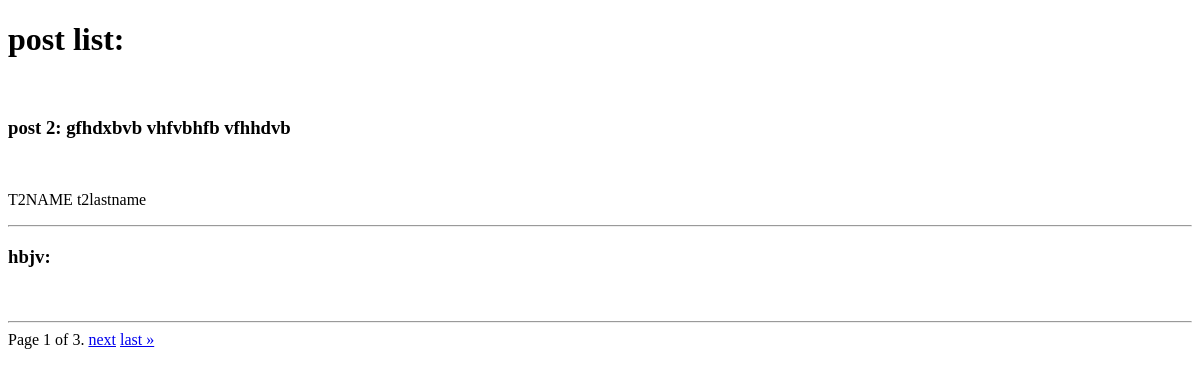
Page /blog/post/ (signed in) on the earlier database version.
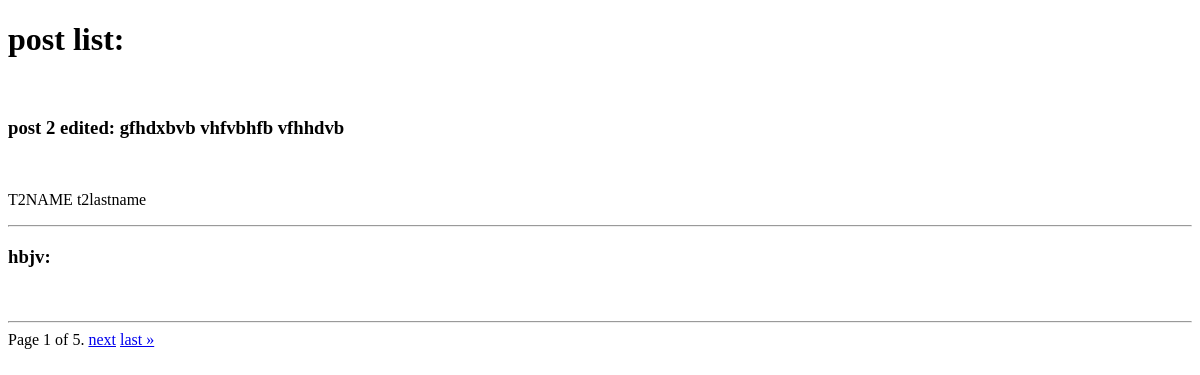
Same page on the later database version.
### blog/models.py (models this page shows, shortened)
class Post(models.Model):
    title = models.CharField(max_length=250)
    content = models.TextField()
    status = models.BooleanField()
    image = models.ImageField(null=True, blank=True)
    category = models.ForeignKey('Category', on_delete=models.SET_NULL, null=True)
    author = models.ForeignKey('accounts.Profile', on_delete=models.CASCADE)
    created_date = models.DateTimeField(auto_now_add=True)
    updated_date = models.DateTimeField(auto_now=True)
    published_date = models.DateTimeField()

### accounts/models.py (models this page shows, shortened)
class Profile(models.Model):
    user =  models.ForeignKey(User, on_delete=models.CASCADE)
    first_name = models.CharField(max_length=250)
    last_name = models.CharField(max_length=250)
    image = models.ImageField(null=True, blank=True)
    description = models.TextField()
    created_date = models.DateTimeField(auto_now_add=True)
    updated_date = models.DateTimeField(auto_now=True)

### blog/views.py (the view)
# urls.py: path('post/', views.PostListView.as_view(), name='post'),
class PostListView(PermissionRequiredMixin,ListView):
    permission_required = 'blog.view_post'
    def get_queryset(self):
        posts= Post.objects.filter(status=True)
        return posts
    context_object_name = 'posts'
    paginate_by = 2

### blog/templates/blog/post_list.html (shortened to what this page needs)
<!DOCTYPE html>
<html lang="en">
<head>
</head>
<body>
<h1>
    post list:
</h1>
<br/>
<div>
    {% for post in posts %}
    <h3>
    {{ post.title }}: {{ post.content }}
    </h3>
    <br/>
    <p>{{ post.author.first_name }} {{ post.author.last_name }}</p>
    <hr/>
    {% endfor %}
</div>
<div class="pagination">
    <span class="step-links">
        <span class="current">
            Page {{ page_obj.number }} of {{ page_obj.paginator.num_pages }}.
        </span>
        {% if page_obj.has_next %}
            <a href="?page={{ page_obj.next_page_number }}">next</a>
            <a href="?page={{ page_obj.paginator.num_pages }}">last &raquo;</a>
        {% endif %}
    </span>
</div>
</body>
</html>

Differences in the rows shown:
changed Post "gfhdxbvb vhfvbhfb vfhhdvb": title "post 2" → "post 2 edited"
Other differences:
{{ page_obj.paginator.num_pages }}: "3" → "5"
